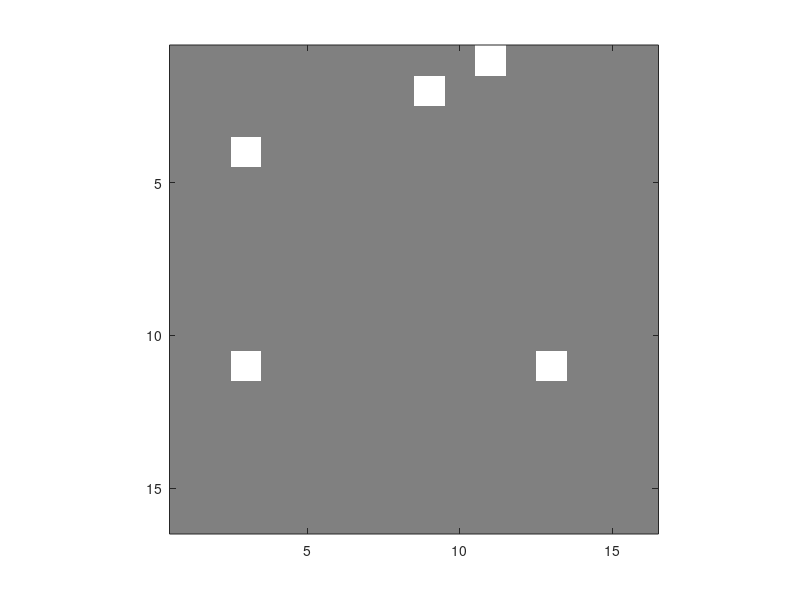

Reproduce this figure in MATLAB. (Note: this script raises an error after producing the figure.)
%Recall Dynamic limit cycle patterns stored with Hebbian delay synapses
clear all;
DT = 10; %time constant in ms
DTdel = 8;
Pat = 1;
Pat = input('Pattern to recall: (1) NewFace, (2) Dynamic1, (3) Dynamic 2, (4) Dynamic 3: ');
if Pat == 1; load('ExtraFace.mat'); Stim = ExtraFace; end;
if Pat == 2; load('DynImage1.mat'); Stim = DynImage1; end;
if Pat == 3; load('DynImage2.mat'); Stim = DynImage2; end;
if Pat == 4; load('DynImage3.mat'); Stim = DynImage3; end;

%**********
Wdelay = 0.008; %Alter these to solve problems
g = 0.076;
%**********

Input = zeros(16, 16);
CM = [.5 .5 .5; 1 1 1];
SD = clock;  % Three lines to set new random # seed
SD = round((SD(4) + SD(5) + SD(6))*10^3);
rand('seed', SD);
if Pat <= 3; Input(1:9, 1:9) = Stim(1:9, 1:9); end;
if Pat == 4; Input(7:15, 7:15) = Stim(7:15, 7:15); end;
Noise = input('Amount of Random Noise to add (0 - 100): ');
for KK = 1:Noise; %add noise to stimulus
	A = floor(14*rand) + 1;
	B = floor(14*rand) + 1;
	Input(A, B) = 1;
end;
figure(1), image(20*Input + 1); colormap(CM); axis square; pause(0.1);
Neurons = zeros(16, 16);
D1 = zeros(16, 16);
D2 = zeros(16, 16);
D3 = zeros(16, 16);
D4 = zeros(16, 16);
D5 = zeros(16, 16);
Delay = zeros(16, 16);
load('FastSynapses.mat');  %Retrieve modified Synapses file from disk
Synapses = FastSynapses;
load('DelSynapses.mat');
PSP = zeros(size(Input)); %postsynaptic potential
figure(1), image(Input + 1); colormap(CM); axis square;
G = 0; %Inhibitory feedback cell
Last = 120;
if Pat > 1; Last = 800; end; %Longer run for dynamic patterns
Pat1 = zeros(1, Last/2);
Pat2 = zeros(1, Last/2);
Pat3 = zeros(1, Last/2);
Average = zeros(1, Last/2);
CMap = [.5 .5 .5; .6 .6 .6; .7 .7 .7; .8 .8 .8; .9 .9 .9; 1 1 1];
%Stimulus only on for 20 ms
for T = 1:2:Last; %Euler's approximation to solve 256 DE's
	PSP(:) = (10*Input(:)*(T <= 20) + 0.016*(Neurons(:)'*Synapses)' - 0.1*G);
	PSP(:) = PSP(:) + Wdelay*(Delay(:)'*DelSynapses)'; %Delay Synapses
	PSP = PSP.*(PSP > 0);  %No response for negative inputs
	GPSP = g*sum(sum(Neurons));
	G = G + 2/DT*(-G + GPSP);
	D1(:) = D1(:) + (2/DTdel)*(-D1(:) + Neurons(:));
	D2(:) = D2(:) + (2/DTdel)*(-D2(:) + D1(:));
	D3(:) = D3(:) + (2/DTdel)*(-D3(:) + D2(:));
	Delay(:) = Delay(:) + (2/DTdel)*(-Delay(:) + D3(:));
	Neurons(:) = Neurons(:) + 2/DT*(-Neurons(:) + 100*(PSP(:).^2)./(100 + PSP(:).^2));
	Pat1((T+1)/2) = Neurons(1, 3);
	Pat2((T+1)/2) = Neurons(5, 1);
	Pat3((T+1)/2) = Neurons(16, 16);
	Average((T+1)/2) = sum(sum(Neurons))/256;
	if rem(T - 1, 8) == 0;
		figure(2), image(Neurons); colormap(CMap); axis square; pause(0.1);
	end;
end;
Tme = 1:2:Last;
whitebg('w');
if Pat > 1;
	FG = figure(3); plot(Tme, Pat1, 'r-', Tme, Pat2, 'b-', Tme, Pat3, 'g-'); pause(0.1);
	xlabel('Time in ms'); ylabel('Spike Rate');
	figure(4); plot(Tme, Average, 'r-'); 	xlabel('Time in ms'); ylabel('Mean Spike Rate');
	axis([0, 800, max(Average - 8), max(Average)]);
end;

